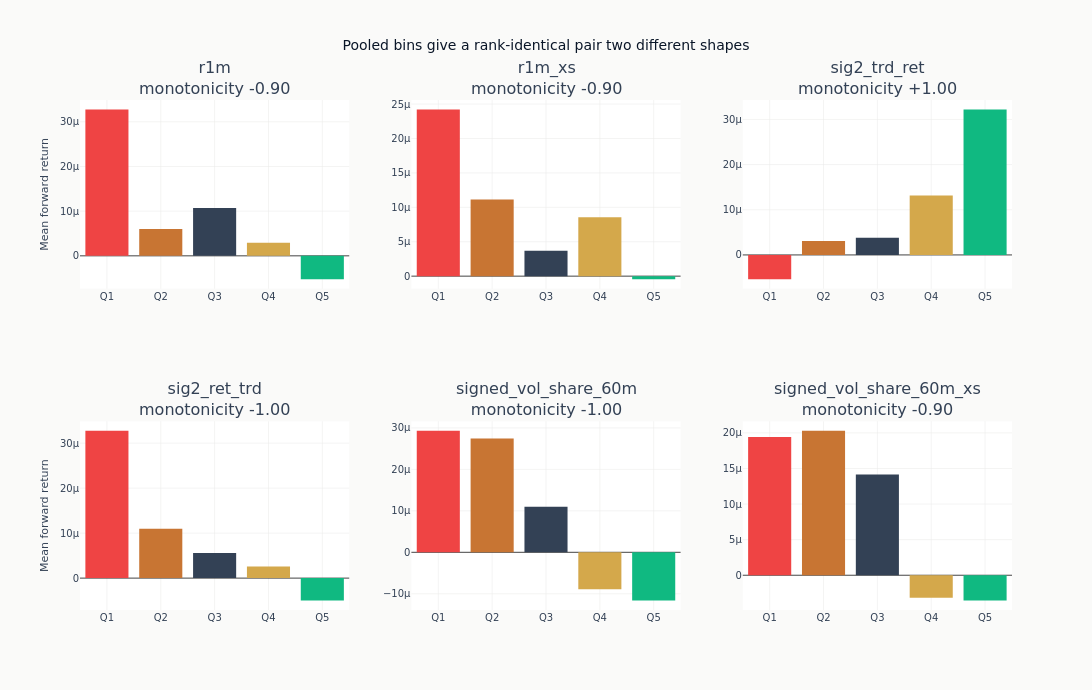

Notebook cell for this chart:
### Code cell
QUANTILE_SHADES = [
    COLORS["negative"],
    COLORS["copper"],
    COLORS["neutral"],
    COLORS["amber"],
    COLORS["positive"],
]
if quantile_spreads:
    n_show = min(6, len(quantile_spreads))
    feats_to_show = list(quantile_spreads.keys())[:n_show]
    ncols = min(3, n_show)
    nrows = (n_show + ncols - 1) // ncols
    fig = make_subplots(
        rows=nrows,
        cols=ncols,
        subplot_titles=[
            f"{feat}<br>monotonicity {monotonicity_scores[feat]:+.2f}" for feat in feats_to_show
        ],
        vertical_spacing=0.26,
    )
    for idx, feat in enumerate(feats_to_show):
        r, c = divmod(idx, ncols)
        q_means = quantile_spreads[feat]["q_means"]
        _ = fig.add_trace(
            go.Bar(
                x=[f"Q{i + 1}" for i in range(len(q_means))],
                y=q_means,
                marker_color=QUANTILE_SHADES[: len(q_means)],
                showlegend=False,
            ),
            row=r + 1,
            col=c + 1,
        )
    fig.update_layout(
        title="Pooled bins give a rank-identical pair two different shapes",
        height=290 * nrows + 110,
        width=1150,
    )
    fig.update_yaxes(title_text="Mean forward return", col=1)
    fig.show()

### Figure 1 — Plotly figure (JSON) as saved in the notebook; plotly's stock layout.template omitted (floating-point values rounded to 4 significant figures)
{"data": [{"marker": {"color": ["#ef4444", "#C87533", "#334155", "#D4A84B", "#10b981"]}, "showlegend": false, "type": "bar", "x": ["Q1", "Q2", "Q3", "Q4", "Q5"], "xaxis": "x", "y": [3.276e-05, 6.014e-06, 1.072e-05, 2.929e-06, -5.245e-06], "yaxis": "y"}, {"marker": {"color": ["#ef4444", "#C87533", "#334155", "#D4A84B", "#10b981"]}, "showlegend": false, "type": "bar", "x": ["Q1", "Q2", "Q3", "Q4", "Q5"], "xaxis": "x2", "y": [2.422e-05, 1.114e-05, 3.694e-06, 8.57e-06, -4.522e-07], "yaxis": "y2"}, {"marker": {"color": ["#ef4444", "#C87533", "#334155", "#D4A84B", "#10b981"]}, "showlegend": false, "type": "bar", "x": ["Q1", "Q2", "Q3", "Q4", "Q5"], "xaxis": "x3", "y": [-5.389e-06, 3.083e-06, 3.803e-06, 1.318e-05, 3.221e-05], "yaxis": "y3"}, {"marker": {"color": ["#ef4444", "#C87533", "#334155", "#D4A84B", "#10b981"]}, "showlegend": false, "type": "bar", "x": ["Q1", "Q2", "Q3", "Q4", "Q5"], "xaxis": "x4", "y": [3.276e-05, 1.097e-05, 5.563e-06, 2.585e-06, -4.987e-06], "yaxis": "y4"}, {"marker": {"color": ["#ef4444", "#C87533", "#334155", "#D4A84B", "#10b981"]}, "showlegend": false, "type": "bar", "x": ["Q1", "Q2", "Q3", "Q4", "Q5"], "xaxis": "x5", "y": [2.932e-05, 2.742e-05, 1.096e-05, -8.886e-06, -1.164e-05], "yaxis": "y5"}, {"marker": {"color": ["#ef4444", "#C87533", "#334155", "#D4A84B", "#10b981"]}, "showlegend": false, "type": "bar", "x": ["Q1", "Q2", "Q3", "Q4", "Q5"], "xaxis": "x6", "y": [1.943e-05, 2.03e-05, 1.415e-05, -3.145e-06, -3.558e-06], "yaxis": "y6"}], "layout": {"annotations": [{"font": {"size": 16}, "showarrow": false, "text": "r1m<br>monotonicity -0.90", "x": 0.1444, "xanchor": "center", "xref": "paper", "y": 1.0, "yanchor": "bottom", "yref": "paper"}, {"font": {"size": 16}, "showarrow": false, "text": "r1m_xs<br>monotonicity -0.90", "x": 0.5, "xanchor": "center", "xref": "paper", "y": 1.0, "yanchor": "bottom", "yref": "paper"}, {"font": {"size": 16}, "showarrow": false, "text": "sig2_trd_ret<br>monotonicity +1.00", "x": 0.8556, "xanchor": "center", "xref": "paper", "y": 1.0, "yanchor": "bottom", "yref": "paper"}, {"font": {"size": 16}, "showarrow": false, "text": "sig2_ret_trd<br>monotonicity -1.00", "x": 0.1444, "xanchor": "center", "xref": "paper", "y": 0.37, "yanchor": "bottom", "yref": "paper"}, {"font": {"size": 16}, "showarrow": false, "text": "signed_vol_share_60m<br>monotonicity -1.00", "x": 0.5, "xanchor": "center", "xref": "paper", "y": 0.37, "yanchor": "bottom", "yref": "paper"}, {"font": {"size": 16}, "showarrow": false, "text": "signed_vol_share_60m_xs<br>monotonicity -0.90", "x": 0.8556, "xanchor": "center", "xref": "paper", "y": 0.37, "yanchor": "bottom", "yref": "paper"}], "height": 690, "title": {"text": "Pooled bins give a rank-identical pair two different shapes"}, "width": 1150, "xaxis": {"anchor": "y", "domain": [0.0, 0.2889]}, "xaxis2": {"anchor": "y2", "domain": [0.3556, 0.6444]}, "xaxis3": {"anchor": "y3", "domain": [0.7111, 1.0]}, "xaxis4": {"anchor": "y4", "domain": [0.0, 0.2889]}, "xaxis5": {"anchor": "y5", "domain": [0.3556, 0.6444]}, "xaxis6": {"anchor": "y6", "domain": [0.7111, 1.0]}, "yaxis": {"anchor": "x", "domain": [0.63, 1.0], "title": {"text": "Mean forward return"}}, "yaxis2": {"anchor": "x2", "domain": [0.63, 1.0]}, "yaxis3": {"anchor": "x3", "domain": [0.63, 1.0]}, "yaxis4": {"anchor": "x4", "domain": [0.0, 0.37], "title": {"text": "Mean forward return"}}, "yaxis5": {"anchor": "x5", "domain": [0.0, 0.37]}, "yaxis6": {"anchor": "x6", "domain": [0.0, 0.37]}}}
